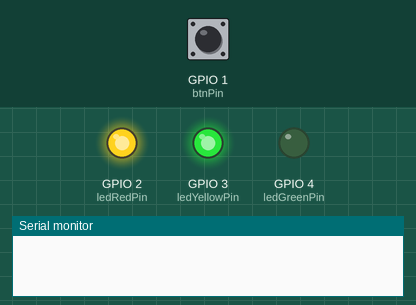
The program below on a simulated Seeed XIAO ESP32-S3. Parts: output pins drawn as LEDs (lit = HIGH), the last lines printed to the serial monitor. Dashed ring = blinking. The inputs (shaded band) are chosen by the test bench; at power-on: GPIO 1 (btnPin) HIGH.

Above: at 1.2 s.
1.3 s: GPIO 1 (btnPin) pulled LOW for 0.15 s
At 2.6 s:
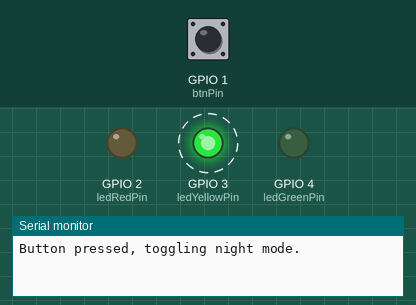
4.3 s: GPIO 1 (btnPin) pulled LOW for 1 s
At 7.5 s:
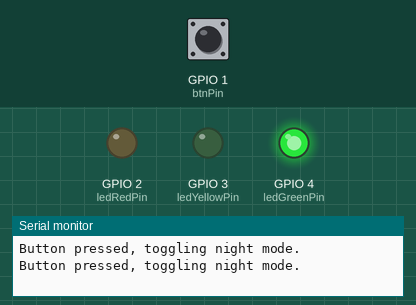
7.8 s: GPIO 1 (btnPin) pulled LOW for 3.2 s
At 8.6 s:
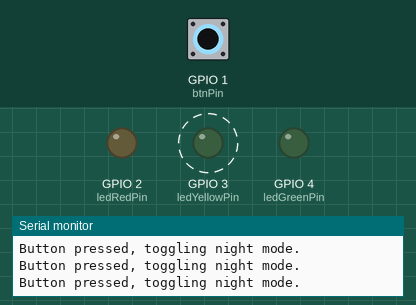
Timing chart, 0 to 18.5 s (numbered marks = the images above; inputs shaded):
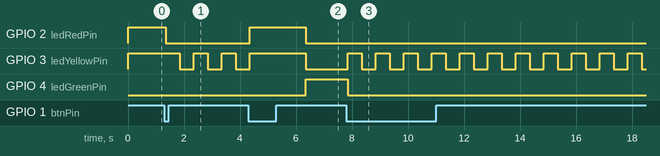

Measured:
- after the input at 1.3 s, GPIO 2 (ledRedPin): HIGH → LOW after 0.05 s instead of 0.70 s; GPIO 4 (ledGreenPin): stays LOW (without the input it goes to HIGH after 0.70 s)
- after the input at 4.3 s, GPIO 2 (ledRedPin): LOW → HIGH after 0.05 s, → LOW 2.0 s later; GPIO 4 (ledGreenPin): LOW → HIGH after 2.1 s
- after the input at 7.8 s, GPIO 2 (ledRedPin): stays LOW (without the input it goes to HIGH after 5.6 s); GPIO 4 (ledGreenPin): HIGH → LOW after 0.05 s instead of 3.6 s
- by itself, GPIO 3 (ledYellowPin): alternates HIGH for 0.50 s and LOW for 0.50 s

The program:

main.cpp
```cpp
#include <Arduino.h>

constexpr uint8_t btnPin = 1;       // D0 = GPIO1
constexpr uint8_t ledRedPin = 2;    // D1 = GPIO2
constexpr uint8_t ledYellowPin = 3; // D2 = GPIO3
constexpr uint8_t ledGreenPin = 4;  // D3 = GPIO4

// Traffic light timing constants
constexpr uint32_t blinkFrequency = 500;

constexpr uint32_t redDuration = 5000;
constexpr uint32_t greenDuration = 5000;
constexpr uint32_t yellowDuration = 2000;

constexpr uint32_t buttonDebounceDelay = 50;

enum TrafficLightState
{
  GREEN,
  RED,
  YELLOW,
  REDYELLOW,
};

TrafficLightState traffic_light_state = RED;
unsigned long lastStateChangeTime = 0;
unsigned long lastBlinkTime = 0;
unsigned long lastButtonChangeTime = 0;

bool yellowLedState = false;
bool nightModeActive = false;

bool lastButtonState = HIGH;
bool lastStableButtonState = HIGH;

void update_lights(TrafficLightState new_state)
{
  switch (new_state)
  {
  case GREEN:
    digitalWrite(ledGreenPin, HIGH);
    digitalWrite(ledRedPin, LOW);
    digitalWrite(ledYellowPin, LOW);
    break;
  case YELLOW:
    digitalWrite(ledGreenPin, LOW);
    digitalWrite(ledRedPin, LOW);
    digitalWrite(ledYellowPin, HIGH);
    break;
  case RED:
    digitalWrite(ledGreenPin, LOW);
    digitalWrite(ledRedPin, HIGH);
    digitalWrite(ledYellowPin, LOW);
    break;
  case REDYELLOW:
    digitalWrite(ledGreenPin, LOW);
    digitalWrite(ledRedPin, HIGH);
    digitalWrite(ledYellowPin, HIGH);
    break;
  }
}

void night_mode()
{
  uint64_t currentMillis = millis();

  if (currentMillis - lastBlinkTime >= blinkFrequency)
  {
    lastBlinkTime = currentMillis;
    yellowLedState = !yellowLedState;
    digitalWrite(ledYellowPin, yellowLedState ? HIGH : LOW);
    digitalWrite(ledRedPin, LOW);
    digitalWrite(ledGreenPin, LOW);
  }
}

void normal_operation()
{
  static uint32_t stateDuration = 0;

  uint64_t currentMillis = millis();

  if (currentMillis - lastStateChangeTime >= stateDuration)
  {
    lastStateChangeTime = currentMillis;

    switch (traffic_light_state)
    {
    case GREEN:
      traffic_light_state = YELLOW;
      stateDuration = yellowDuration;
      break;
    case RED:
      traffic_light_state = REDYELLOW;
      stateDuration = yellowDuration;
      break;
    case YELLOW:
      traffic_light_state = RED;
      stateDuration = redDuration;
      break;
    case REDYELLOW:
      traffic_light_state = GREEN;
      stateDuration = greenDuration;
      break;
    }

    update_lights(traffic_light_state);
  }
}

void setup()
{
  Serial.begin(115200);
  pinMode(btnPin, INPUT);
  pinMode(ledRedPin, OUTPUT);
  pinMode(ledYellowPin, OUTPUT);
  pinMode(ledGreenPin, OUTPUT);
}

void loop()
{
  bool currentButtonState = digitalRead(btnPin);

  if (currentButtonState != lastButtonState)
  {
    lastButtonChangeTime = millis();
    lastButtonState = currentButtonState;
  }

  if (millis() - lastButtonChangeTime >= buttonDebounceDelay)
  {

    if (currentButtonState == LOW && lastStableButtonState == HIGH)
    {
      nightModeActive = !nightModeActive;
      // reset the traffic light state to RED when night mode is activated
      traffic_light_state = RED;

      Serial.println("Button pressed, toggling night mode.");
    }

    // update stable button state
    lastStableButtonState = currentButtonState;
  }

  if (nightModeActive)
  {
    night_mode();
  }
  else
  {
    normal_operation();
  }
}
```
